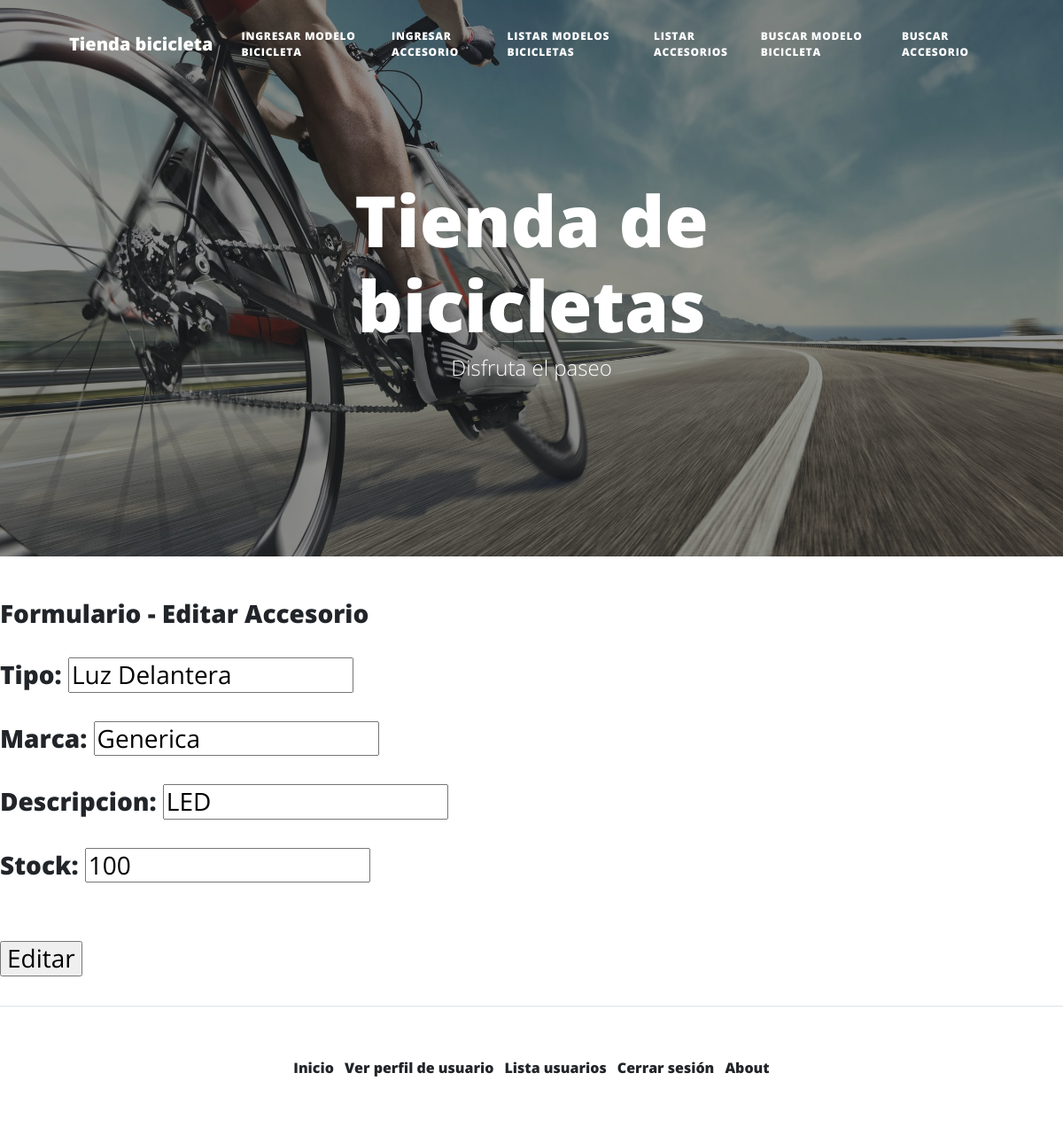
The app's page /stock/editar_accesorio/Generica/Luz Delantera (signed in) with its own data.
### appStock/models.py (models this page shows, shortened)
class Accesorio(models.Model):
    tipo = models.CharField(max_length=20)
    marca = models.CharField(max_length=20)
    descripcion = models.TextField(max_length=100)
    stock = models.IntegerField()
    creado = models.DateTimeField(null=True)
    modificado = models.DateTimeField(null=True)

### appStock/views.py (the view)
# urls.py: path('editar_accesorio/<str:marca_accesorio>/<str:tipo_accesorio>', editar_accesorio, name='editar_accesorio'),
@staff_member_required
def editar_accesorio(request, marca_accesorio, tipo_accesorio):
    accesorio = Accesorio.objects.get( marca = marca_accesorio, tipo = tipo_accesorio)
    formulario = AccesorioFormulario(request.POST)
    if formulario.is_valid():
        datos = formulario.cleaned_data
        accesorio.tipo = datos["tipo"]
        accesorio.marca = datos["marca"]
        accesorio.descripcion = datos["descripcion"]
        accesorio.stock = datos ['stock']
        accesorio.modificado = datetime.now()
        accesorio.save()
        return render(request, 'index.html', {"mensaje":"Accesorio " + accesorio.tipo + " modificado correctamente"})
    else:
        datos_iniciales = {'tipo': accesorio.tipo, 'marca': accesorio.marca, 'descripcion': accesorio.descripcion, 'stock': accesorio.stock}
        formulario = AccesorioFormulario(initial=datos_iniciales)
        return render(request, 'stock/editar_accesorio.html', {'formulario': formulario })

### appStock/forms.py
class AccesorioFormulario(forms.Form):
    tipo = forms.CharField()
    marca = forms.CharField()
    descripcion = forms.CharField()
    stock = forms.IntegerField()

### templates/Stock/editar_accesorio.html (shortened to what this page needs)
{% extends "base.html" %}
{% load static %}
{% block contenido %}
<body>
    <h3> Formulario  -  Editar Accesorio </h3s>
        <br>
<form action='' method="post">
    <table>
        {{formulario.as_p}}
    </table>
    <br>
    <input type="submit" value="Editar">
</form>
</body>
{% endblock %}

### records on screen
Accesorio: tipo "Luz Delantera", marca "Generica", descripcion "LED", stock "100"
